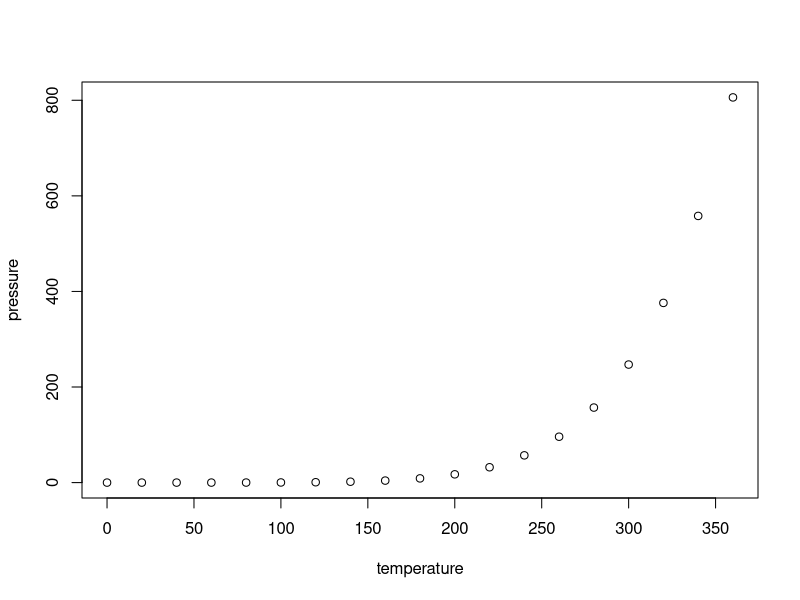
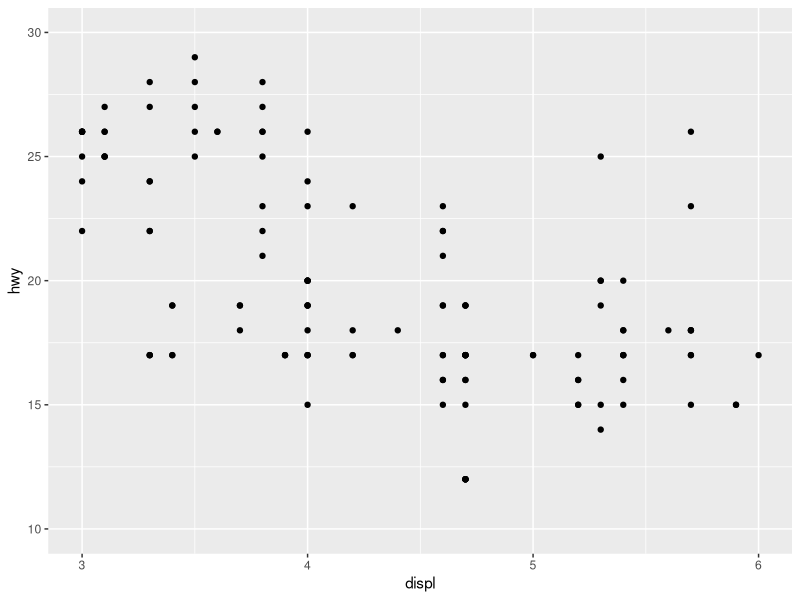

The R source for these figures, in order:
## ---- chunk 1
knitr::opts_chunk$set(echo = TRUE)
## ---- chunk 2
summary(cars)
## ---- chunk 3
plot(pressure)
## ---- chunk 4
library(ggplot2)
library(dplyr)

ggplot(data=mpg, aes(x=displ , y=hwy )) + geom_point() + xlim(3, 6) + ylim(10, 30)
